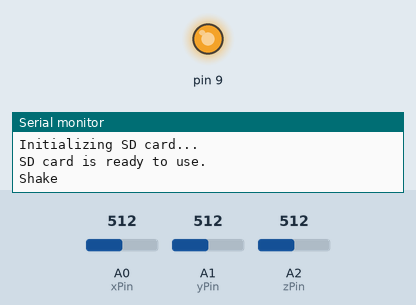
This sketch was run on a simulated Arduino Uno, built with avr-gcc and run on an emulated ATmega328P. Parts: output pins drawn as LEDs (lit = HIGH), the last lines printed to the serial monitor. Inputs (shaded band) come from the test bench; at power-on: A1 (yPin) = 512, A2 (zPin) = 512, A0 (xPin) = 512. Storage starts empty.

Above: at 4.2 s.
4.3 s: A1 (yPin) set to 535
At 5.78 s:
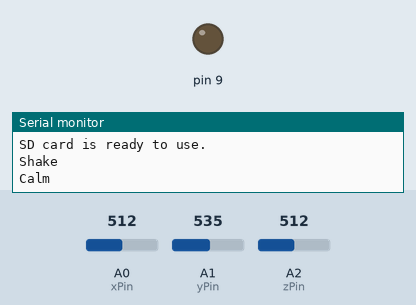
7.3 s: A2 (zPin) set to 532
At 10.81 s:
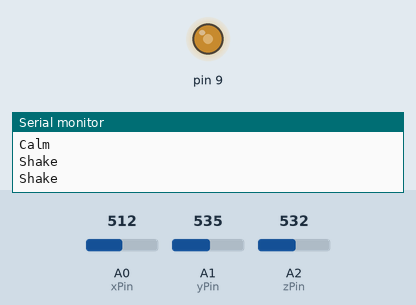
Timing chart, 0 to 13.1 s (numbered marks = the images above; inputs shaded):
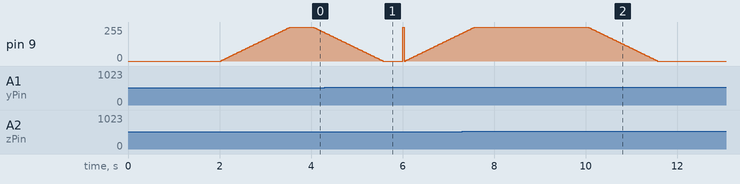

Measured:
- the behaviour switches between 521 and 522 on A1 (yPin) (found by bisection; images 0 and 1)
- the behaviour switches between 521 and 522 on A2 (zPin) (found by bisection; images 1 and 2)
- by itself, pin 9: rises from 210/255 to 255/255 in 0.24 s, then falls to 0/255 in 4.0 s

The sketch:

shake-light.ino
```cpp
#include <SD.h>
#include <SPI.h>

int CS_PIN = 10;
long interval = 2000;
long previousMillis = 0;

int xValue = 0;
int yValue = 0;
int zValue = 0;

const int xPin = A0;
const int yPin = A1;
const int zPin = A2;

int prevxValue = 0;
int prevyValue = 0;
int prevzValue = 0;

String state;

int diffy = 0;
int diffz =0;

int brightness = 0;
int fadeAmount = 5;

void initializeSD()
{
  Serial.println("Initializing SD card...");
  pinMode(CS_PIN, OUTPUT);

  if (SD.begin())
  {
    Serial.println("SD card is ready to use.");
  } else
  {
    Serial.println("SD card initialization failed");
    return;
  }
}

void setup() {
  // put your setup code here, to run once:
Serial.begin(9600);
pinMode (9, OUTPUT);
initializeSD();

}

void writeToSD(String data) {


 File dataFile = SD.open("state.txt", FILE_WRITE);

  // if the file is available, write to it:
  if (dataFile) {
    dataFile.println(data);
    dataFile.close();
    // print to the serial port too:
    Serial.println(data);
  }
}
void loop() {
// put your main code here, to run repeatedly:

xValue = analogRead(xPin);
yValue = analogRead(yPin);
zValue = analogRead(zPin);

unsigned long currentMillis = millis();


if (currentMillis - previousMillis>interval){
  previousMillis = currentMillis;
  diffy = prevyValue - yValue;

if(diffy <0){
  diffy = -diffy;
}
diffz = prevzValue - zValue;
if (diffz <0){
  diffz = -diffz;
}

if (diffy >= 10 || diffz>=10) {
  while (brightness <= 255) {
   analogWrite(9, brightness);
   brightness = brightness + fadeAmount;
   delay(30);
  }

  state = "Shake";

}
else {

  while (brightness >= 0) {
   analogWrite(9, brightness);
   brightness = brightness - fadeAmount;
   delay(30);
  }

  state = "Calm";
}

state = state + "\t";
  writeToSD(state);

prevyValue = yValue;
prevzValue = zValue;
}

}
```
